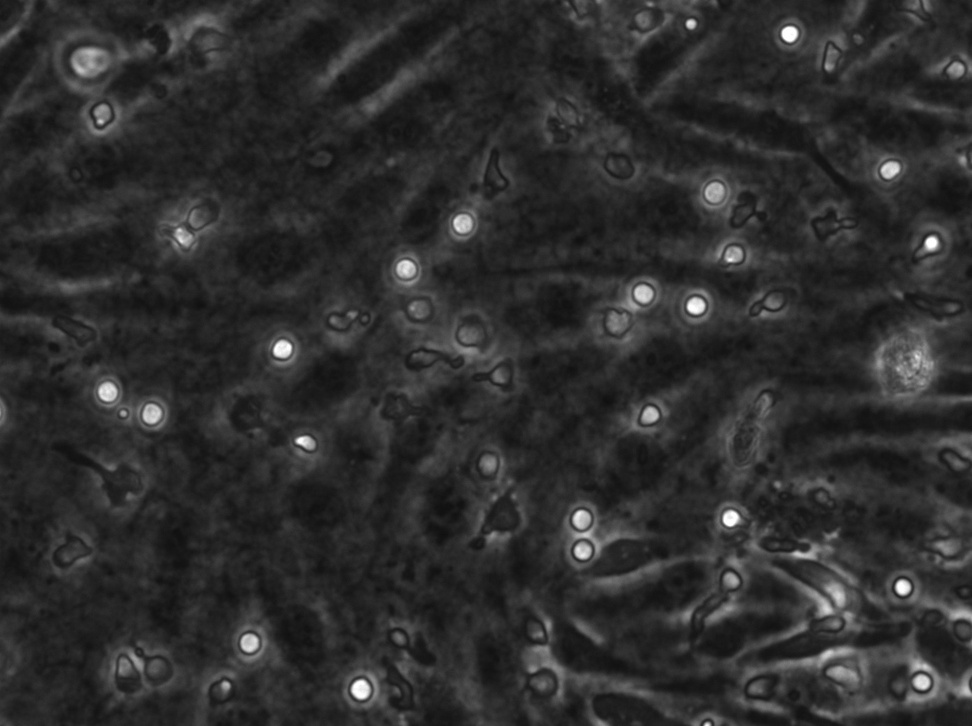
#> input picture example_images/1.jpeg, 972 x 726 px, shrunk from 1392 x 1040 before the run
$ python -i image_processing.py   (imports and definitions only)   (older library calls are emulated)
#> lines starting #> are read from the running program, lines starting #| are printed output that depends on the picture
import cv2
import numpy as np
import matplotlib.pyplot as plt

# Function to load an image, invert its colors, and normalize it.
def load_image(image_path):
    """
    Loads the image, inverts its colors, and returns it.

    Args:
        image_path (str): Path to the image file.

    Returns:
        numpy.ndarray: Inverted grayscale image.
    """
#> called with image_path = 'example_images/1.jpeg'
    image = cv2.imread(image_path, cv2.IMREAD_GRAYSCALE)
#> image is the input picture: shape (726, 972); min 15, max 255, mean 46.4
    if image is None:
        raise FileNotFoundError("Image could not be loaded. Please check the file path.")

    # Invert the image colors (white to black and vice versa)
    inverted_image = cv2.bitwise_not(image)
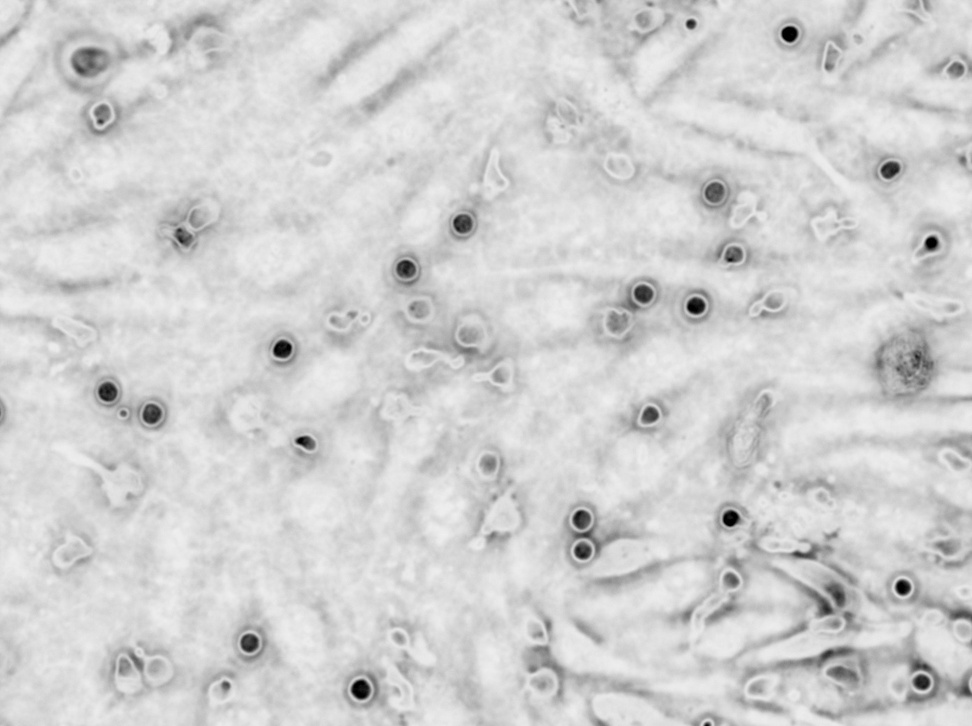
#> inverted_image: shape (726, 972); min 0, max 240, mean 208.6
    return inverted_image

# Function to apply Z-Score normalization to an image.
def z_score_normalisation(image):
    """
    Normalizes the image using Z-Score normalization.

    Args:
        image (numpy.ndarray): Input grayscale image.

    Returns:
        numpy.ndarray: Z-Score normalized image.
    """
    mean, std = np.mean(image), np.std(image)
#> mean = 208.6; std = 23.59
    normalized = (image - mean) / std
    normalized = ((normalized - np.min(normalized)) / (np.max(normalized) - np.min(normalized))) * 255
    return normalized.astype(np.uint8)

# Function to apply a specified filter to an image with optional parameters.
def apply_filter(image, filter_name, **kwargs):
    """
    Applies a specified filter to the image with customizable parameters.

    Args:
        image (numpy.ndarray): Input grayscale image.
        filter_name (str): Name of the filter to apply.
        **kwargs: Additional parameters specific to the filter.

    Returns:
        numpy.ndarray: Filtered image.
    """
    if filter_name == "GaussianBlur":
        return cv2.GaussianBlur(image, kwargs.get("ksize", (5, 5)), kwargs.get("sigma", 1))
    elif filter_name == "MedianBlur":
        return cv2.medianBlur(image, kwargs.get("ksize", 5))
    elif filter_name == "BilateralFilter":
        return cv2.bilateralFilter(image, kwargs.get("d", 9), kwargs.get("sigma_color", 75), kwargs.get("sigma_space", 75))
    elif filter_name == "LaplacianFilter":
        laplacian = cv2.Laplacian(image, kwargs.get("ddepth", cv2.CV_64F))
        return cv2.convertScaleAbs(laplacian)
    elif filter_name == "SobelFilter":
        return cv2.Sobel(image, cv2.CV_64F, kwargs.get("dx", 1), kwargs.get("dy", 0), kwargs.get("ksize", 3))
    elif filter_name == "CannyEdge":
        return cv2.Canny(image, kwargs.get("threshold1", 100), kwargs.get("threshold2", 200))
    elif filter_name == "AdaptiveThreshold":
        return cv2.adaptiveThreshold(
            image, kwargs.get("max_value", 255), cv2.ADAPTIVE_THRESH_MEAN_C, cv2.THRESH_BINARY,
            kwargs.get("block_size", 11), kwargs.get("c", 2)
        )
    elif filter_name == "TopHat":
        kernel = cv2.getStructuringElement(cv2.MORPH_RECT, (kwargs.get("kernel_size", 5),) * 2)
        return cv2.morphologyEx(image, cv2.MORPH_TOPHAT, kernel)
    elif filter_name == "BlackHat":
        kernel = cv2.getStructuringElement(cv2.MORPH_RECT, (kwargs.get("kernel_size", 5),) * 2)
        return cv2.morphologyEx(image, cv2.MORPH_BLACKHAT, kernel)
    elif filter_name == "GaborFilter":
        gabor_kernel = cv2.getGaborKernel(
            (kwargs.get("ksize", 31), kwargs.get("ksize", 31)), kwargs.get("sigma", 4.0),
            kwargs.get("theta", 0), kwargs.get("lambd", 10.0), kwargs.get("gamma", 0.5), 0, ktype=cv2.CV_32F
        )
        return cv2.filter2D(image, cv2.CV_8UC3, gabor_kernel)
    elif filter_name == "FourierFilter":
        mask_size = kwargs.get("mask_size", 30)
        dft = cv2.dft(np.float32(image), flags=cv2.DFT_COMPLEX_OUTPUT)
        dft_shift = np.fft.fftshift(dft)
        rows, cols = image.shape
        crow, ccol = rows // 2, cols // 2
        mask = np.zeros((rows, cols, 2), np.uint8)
        mask[crow - mask_size:crow + mask_size, ccol - mask_size:ccol + mask_size] = 1
        filtered_dft = dft_shift * mask
        dft_ishift = np.fft.ifftshift(filtered_dft)
        img_back = cv2.idft(dft_ishift)
        return cv2.magnitude(img_back[:, :, 0], img_back[:, :, 1])
    elif filter_name == "MinFilter":
        kernel_size = kwargs.get("kernel_size", 3)
        kernel = np.ones((kernel_size, kernel_size), np.uint8)
        return cv2.erode(image, kernel)
    elif filter_name == "MaxFilter":
        kernel_size = kwargs.get("kernel_size", 3)
        kernel = np.ones((kernel_size, kernel_size), np.uint8)
        return cv2.dilate(image, kernel)
    else:
        raise ValueError(f"Unknown filter: {filter_name}")

# Function to calculate the histogram of an image.
def calculate_histogram(image):
    """
    Calculates the histogram of the image.

    Args:
        image (numpy.ndarray): Input grayscale image.

    Returns:
        numpy.ndarray: Histogram data.
    """
    histogram, _ = np.histogram(image.flatten(), bins=256, range=[0, 256])
    return histogram

# Function to visualize the results using Matplotlib.
def visualize_results(results):
    """
    Visualizes the original, normalized, and filtered images along with histograms.

    Args:
        results (list): List of tuples containing filter name, original image, normalized image,
                        filtered image, and histograms.
    """
    for idx, (filter_name, original, normalized, filtered, histograms) in enumerate(results):
        plt.figure(figsize=(18, 6))

        # Original image
        plt.subplot(1, 4, 1)
        plt.imshow(original, cmap="gray", vmin=0, vmax=255)
        plt.title(f"Original Image\n{filter_name}")
        plt.axis("off")

        # Normalized image
        plt.subplot(1, 4, 2)
        plt.imshow(normalized, cmap="gray", vmin=0, vmax=255)
        plt.title("Z-Score Normalized")
        plt.axis("off")

        # Filtered image
        plt.subplot(1, 4, 3)
        plt.imshow(filtered, cmap="gray", vmin=0, vmax=255)
        plt.title("Filtered Image")
        plt.axis("off")

        # Histogram comparison
        plt.subplot(1, 4, 4)
        plt.plot(histograms["Original"], label="Original", color="blue")
        plt.plot(histograms["Normalized"], label="Normalized", color="green")
        plt.plot(histograms["Filtered"], label="Filtered", color="red")
        plt.title("Histogram Comparison")
        plt.legend()

        plt.tight_layout()
        plt.show()

# Default process function with fixed parameters.
def process_image(image_path):
    """
    Processes the image using default parameters.

    Args:
        image_path (str): Path to the image file.
    """
    process_image_with_parameters(image_path)

# Function to process the image with customizable filter parameters.
def process_image_with_parameters(
    image_path,
    gaussian_params=(5, 5, 1),
    median_ksize=5,
    bilateral_params=(9, 75, 75),
    laplacian_ddepth=cv2.CV_64F,
    sobel_params=(1, 0, 3),
    canny_params=(100, 200),
    adaptive_threshold_params=(255, 11, 2),
    top_hat_kernel=5,
    black_hat_kernel=5,
    gabor_params=(31, 4.0, 0, 10.0, 0.5),
    fourier_mask_size=30,
    min_filter_kernel=3,
    max_filter_kernel=3,
):
    """
    Processes the image using customizable filter parameters and visualizes the results.

    Args:
        image_path (str): Path to the image file.
        gaussian_params (tuple): Parameters for GaussianBlur.
        median_ksize (int): Kernel size for MedianBlur.
        bilateral_params (tuple): Parameters for BilateralFilter.
        laplacian_ddepth (int): Depth for LaplacianFilter.
        sobel_params (tuple): Parameters for SobelFilter.
        canny_params (tuple): Parameters for CannyEdge detection.
        adaptive_threshold_params (tuple): Parameters for AdaptiveThreshold.
        top_hat_kernel (int): Kernel size for TopHat transformation.
        black_hat_kernel (int): Kernel size for BlackHat transformation.
        gabor_params (tuple): Parameters for GaborFilter.
        fourier_mask_size (int): Mask size for Fourier filtering.
        min_filter_kernel (int): Kernel size for MinFilter.
        max_filter_kernel (int): Kernel size for MaxFilter.
    """
    image = load_image(image_path)
    normalized_image = z_score_normalisation(image)
    filters = [
        ("GaussianBlur", {"ksize": (gaussian_params[0], gaussian_params[1]), "sigma": gaussian_params[2]}),
        ("MedianBlur", {"ksize": median_ksize}),
        ("BilateralFilter", {"d": bilateral_params[0], "sigma_color": bilateral_params[1], "sigma_space": bilateral_params[2]}),
        ("LaplacianFilter", {"ddepth": laplacian_ddepth}),
        ("SobelFilter", {"dx": sobel_params[0], "dy": sobel_params[1], "ksize": sobel_params[2]}),
        ("CannyEdge", {"threshold1": canny_params[0], "threshold2": canny_params[1]}),
        ("AdaptiveThreshold", {"max_value": adaptive_threshold_params[0], "block_size": adaptive_threshold_params[1], "c": adaptive_threshold_params[2]}),
        ("TopHat", {"kernel_size": top_hat_kernel}),
        ("BlackHat", {"kernel_size": black_hat_kernel}),
        ("GaborFilter", {"ksize": gabor_params[0], "sigma": gabor_params[1], "theta": gabor_params[2], "lambd": gabor_params[3], "gamma": gabor_params[4]}),
        ("FourierFilter", {"mask_size": fourier_mask_size}),
        ("MinFilter", {"kernel_size": min_filter_kernel}),
        ("MaxFilter", {"kernel_size": max_filter_kernel}),
    ]
    results = []
    for filter_name, params in filters:
        filtered_image = apply_filter(normalized_image, filter_name, **params)
        histograms = {
            "Original": calculate_histogram(image),
            "Normalized": calculate_histogram(normalized_image),
            "Filtered": calculate_histogram(filtered_image),
        }
        results.append((filter_name, image, normalized_image, filtered_image, histograms))
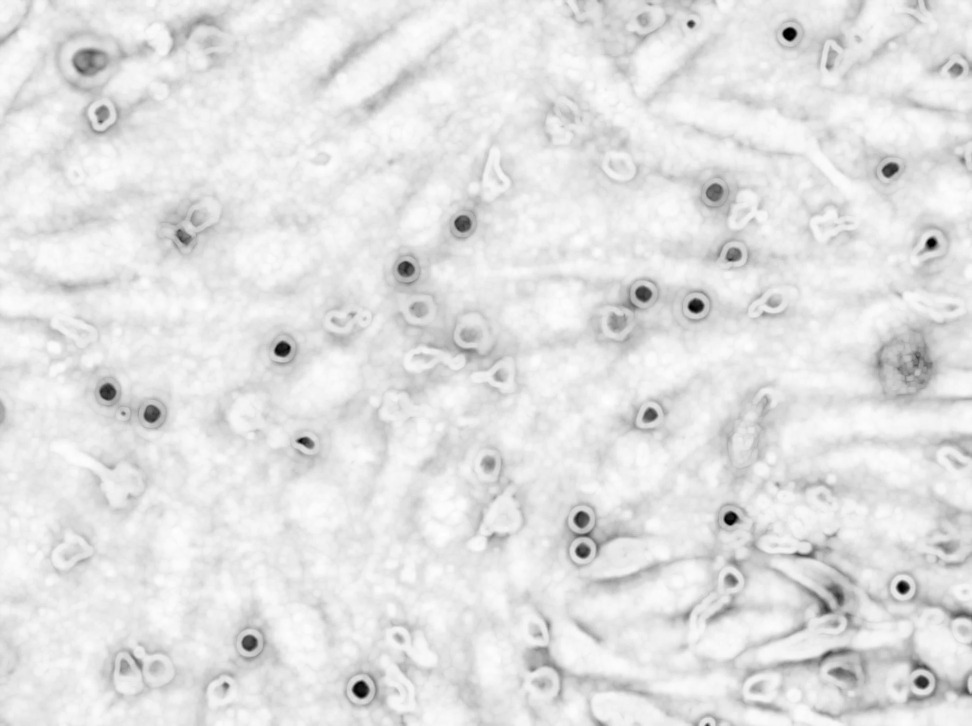
#> filtered_image: shape (726, 972); min 1, max 255, mean 225.7
#> after the loop, results = 13 items
    visualize_results(results)
#> the loop in visualize_results, `for idx, (filter_name, original, normalized, filtered, histograms) in ..` made 13 passes
#> filter_name on passes 1 to 12: 'GaussianBlur', 'MedianBlur', 'BilateralFilter', 'LaplacianFilter', 'SobelFilter', 'CannyEdge', 'AdaptiveThreshold', 'TopHat', 'BlackHat', 'GaborFilter', 'FourierFilter', 'MinFilter'
#> pass 1, in visualize_results, `plt.show()`:
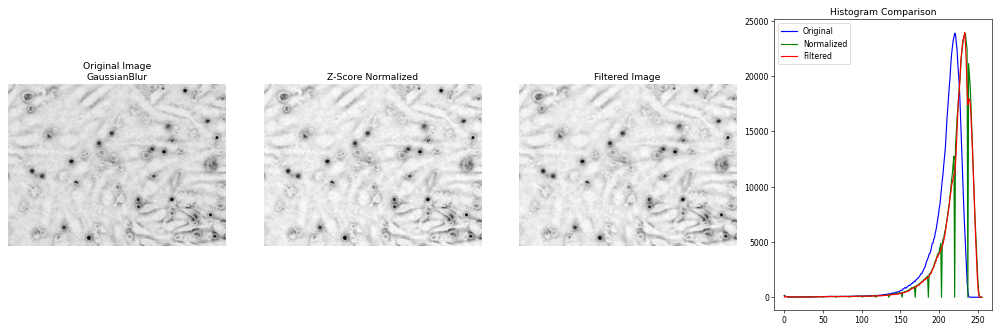
#> figure drawn by matplotlib, 4 panels; panel 4: curve peaks at x = 220, y = 23879; panel 4: curve peaks at x = 233, y = 23879; panel 4: curve peaks at x = 233, y = 23930

>>> result = process_image('example_images/1.jpeg')
